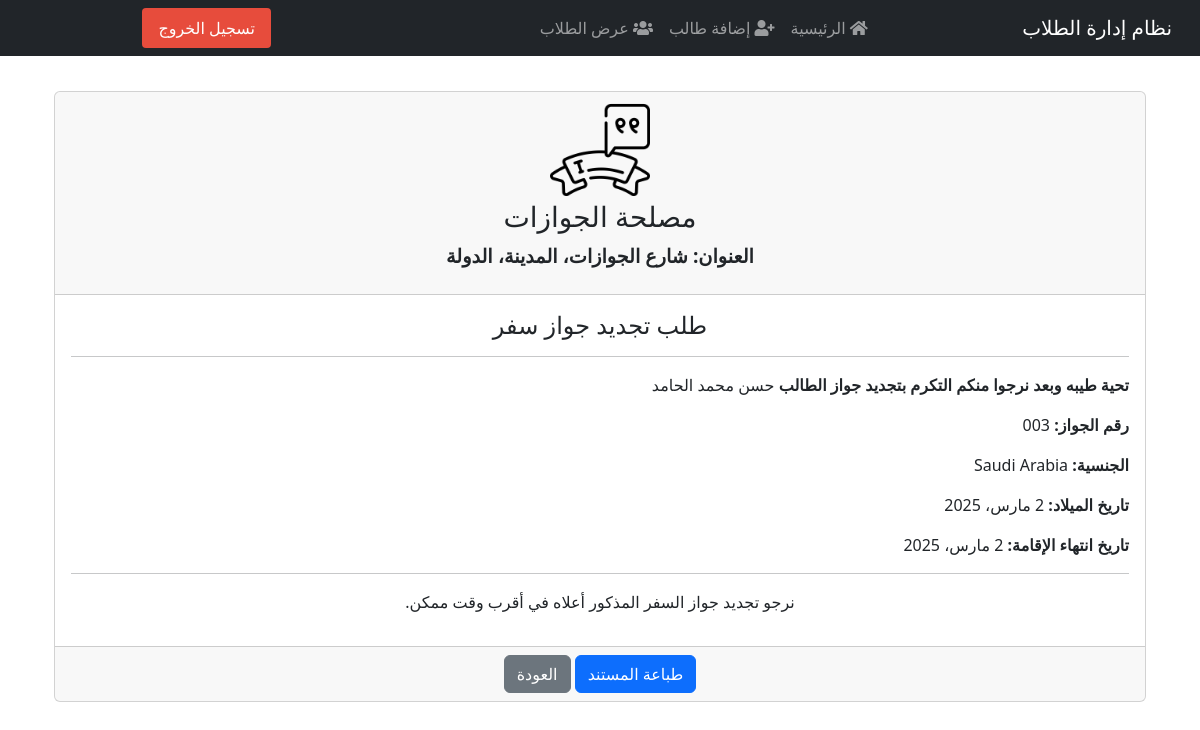
Screenshot of /student/23/to_passports/ (signed in) with the database file from the repository.
### students/models.py (models this page shows, shortened)
class Student(models.Model):
    class Meta:
        verbose_name        = "الطالب"
        verbose_name_plural = "الطلاب"
    image = models.ImageField(upload_to='students_images/', blank=True, null=True, verbose_name="صورة الطالب")
    note = models.TextField(blank=True, null=True, verbose_name="ملاحظة")
    GENDER_CHOICES = [
        ('M', 'ذكر'),
        ('F', 'أنثى'),
    ]
    nationality = CountryField(verbose_name="الجنسية")
    MARITAL_STATUS_CHOICES = [
        ('single', 'أعزب'),
        ('married', 'متزوج'),
        ('divorced', 'مطلق'),
        ('widowed', 'أرمل'),
    ]
    first_name = models.CharField(max_length=100, verbose_name="الاسم الأول")
    last_name = models.CharField(max_length=100, verbose_name="اللقب")
    birth_date = models.DateField(verbose_name="تاريخ الميلاد")
    gender = models.CharField(max_length=1, choices=GENDER_CHOICES, verbose_name="الجنس")
    image = models.ImageField(upload_to='students_images/', blank=True, null=True, verbose_name="صورة الطالب")
    nationality = CountryField(verbose_name="الجنسية")
    job = models.CharField(max_length=100, verbose_name="الوظيفة", blank=True, null=True)
    marital_status = models.CharField(max_length=10, choices=MARITAL_STATUS_CHOICES, verbose_name="الحالة الاجتماعية")
    passport_number = models.CharField(max_length=50, blank=True, null=True, verbose_name="رقم الجواز")
    registration_number = models.CharField(max_length=50, blank=True, null=True, verbose_name="رقم التسجيل")
    place_of_issue = models.CharField(max_length=100, blank=True, null=True, verbose_name="مكان الإصدار")
    passport_number_old = models.CharField(max_length=50, blank=True, null=True)
    purpose = models.CharField(max_length=100, blank=True, null=True, verbose_name="الغرض")
    registration_place = models.CharField(max_length=100, blank=True, null=True, verbose_name="مكان التسجيل")
    visa_number = models.CharField(max_length=50, blank=True, null=True, verbose_name="رقم التأشيرة")
    date_of_issued = models.DateField(blank=True, null=True, verbose_name="تاريخ الإصدار")
    port_name = models.CharField(max_length=100, blank=True, null=True, verbose_name="اسم الميناء")
    date_of_registration = models.DateField(blank=True, null=True, verbose_name="تاريخ التسجيل")
    place_of_issued_residence = models.CharField(max_length=100, blank=True, null=True, verbose_name="مكان إصدار الإقامة")
    residence_number = models.CharField(max_length=50, blank=True, null=True, verbose_name="رقم الإقامة")
    residence_issue_place = models.CharField(max_length=100, blank=True, null=True, verbose_name="مكان إصدار الإقامة")
    residence_issued_date = models.DateField(blank=True, null=True, verbose_name="تاريخ إصدار الإقامة")
    residence_end_date = models.DateField(blank=True, null=True, verbose_name="تاريخ انتهاء الإقامة")
    reference_number = models.CharField(max_length=50, blank=True, null=True, verbose_name="الرقم المرجعي")
    entry_date = models.DateField(blank=True, null=True, verbose_name="تاريخ الدخول")
    end_date = models.DateField(blank=True, null=True, verbose_name="تاريخ المغادرة")
    registration_date = models.DateField(blank=True, null=True, verbose_name="تاريخ التسجيل")
    end_registration_date = models.DateField(blank=True, null=True, verbose_name="تاريخ انتهاء التسجيل")
    type_of_services = models.CharField(max_length=100, blank=True, null=True, verbose_name="نوع الخدمات")
    issuing_authority = models.CharField(max_length=100, blank=True, null=True, verbose_name="الجهة المصدرة")
    phone_number = models.CharField(max_length=20, blank=True, null=True, verbose_name="رقم الهاتف")
    companion_name = models.CharField(max_length=100, blank=True, null=True, verbose_name="اسم المرافق")
    companion_nationality = models.CharField(max_length=100, blank=True, null=True, verbose_name="جنسية المرافق")
    companion_relationship = models.CharField(max_length=100, blank=True, null=True, verbose_name="صلة القرابة")
    companion_passport_number = models.CharField(max_length=50, blank=True, null=True, verbose_name="رقم جواز المرافق")
    companion_residence_number = models.CharField(max_length=50, blank=True, null=True, verbose_name="رقم إقامة المرافق")
    companion_residence_end_date = models.DateField(blank=True, null=True, verbose_name="تاريخ انتهاء إقامة المرافق")
    note = models.TextField(blank=True, null=True, verbose_name="ملاحظة")
    class Meta:
        permissions = [
            ("can_create_correspondence", "Can create correspondence/letters"),
        ]

### students/views.py (the view)
# urls.py: path('student/<int:student_id>/to_passports/', views.to_passports, name='to_passports'),
@login_required
def to_passports(request, student_id):
    student = get_object_or_404(Student, id=student_id)
    return render(request, 'students/passport_renewal.html', {'student': student})

### students/templates/students/passport_renewal.html
{% extends "students/base.html" %}
{% load static %}
{% block content %}
<div class="container mt-4">
    <div class="card">
        <div class="card-header text-center">
            <img src="{% static 'images/logo.png' %}" alt="شعار الجهة" style="width: 100px; height: auto;">
            <h3>مصلحة الجوازات</h3>
            <p>العنوان: شارع الجوازات، المدينة، الدولة</p>
        </div>
        <div class="card-body">
            <h4 class="text-center">طلب تجديد جواز سفر</h4>
            <hr>
            <p><strong>تحية طيبه وبعد نرجوا منكم التكرم بتجديد جواز الطالب </strong> {{ student.first_name }} {{ student.last_name }}</p>
            <p><strong>رقم الجواز:</strong> {{ student.passport_number }}</p>
            <p><strong>الجنسية:</strong> {{ student.nationality.name }}</p>
            <p><strong>تاريخ الميلاد:</strong> {{ student.birth_date }}</p>
            <p><strong>تاريخ انتهاء الإقامة:</strong> {{ student.residence_end_date }}</p>
            <hr>
            <p class="text-center">نرجو تجديد جواز السفر المذكور أعلاه في أقرب وقت ممكن.</p>
        </div>
        <div class="card-footer text-center">
            <button class="btn btn-primary" onclick="window.print()">طباعة المستند</button>
            <a href="{% url 'student_detail' student.id %}" class="btn btn-secondary">العودة</a>
        </div>
    </div>
</div>
{% endblock %}

### students/static/css/style.css (style rules this page uses)
body { font-family: 'Tajawal', sans-serif; text-align: right; }
.card { margin-bottom: 20px; }
.card-header { font-size: 1.2em; font-weight: bold; }
.card-body { padding: 20px; }

### rows the page displays
Student: first_name "حسن محمد", last_name "الحامد", passport_number "003", nationality.name "Saudi Arabia", birth_date "2 مارس، 2025", residence_end_date "2 مارس، 2025"
